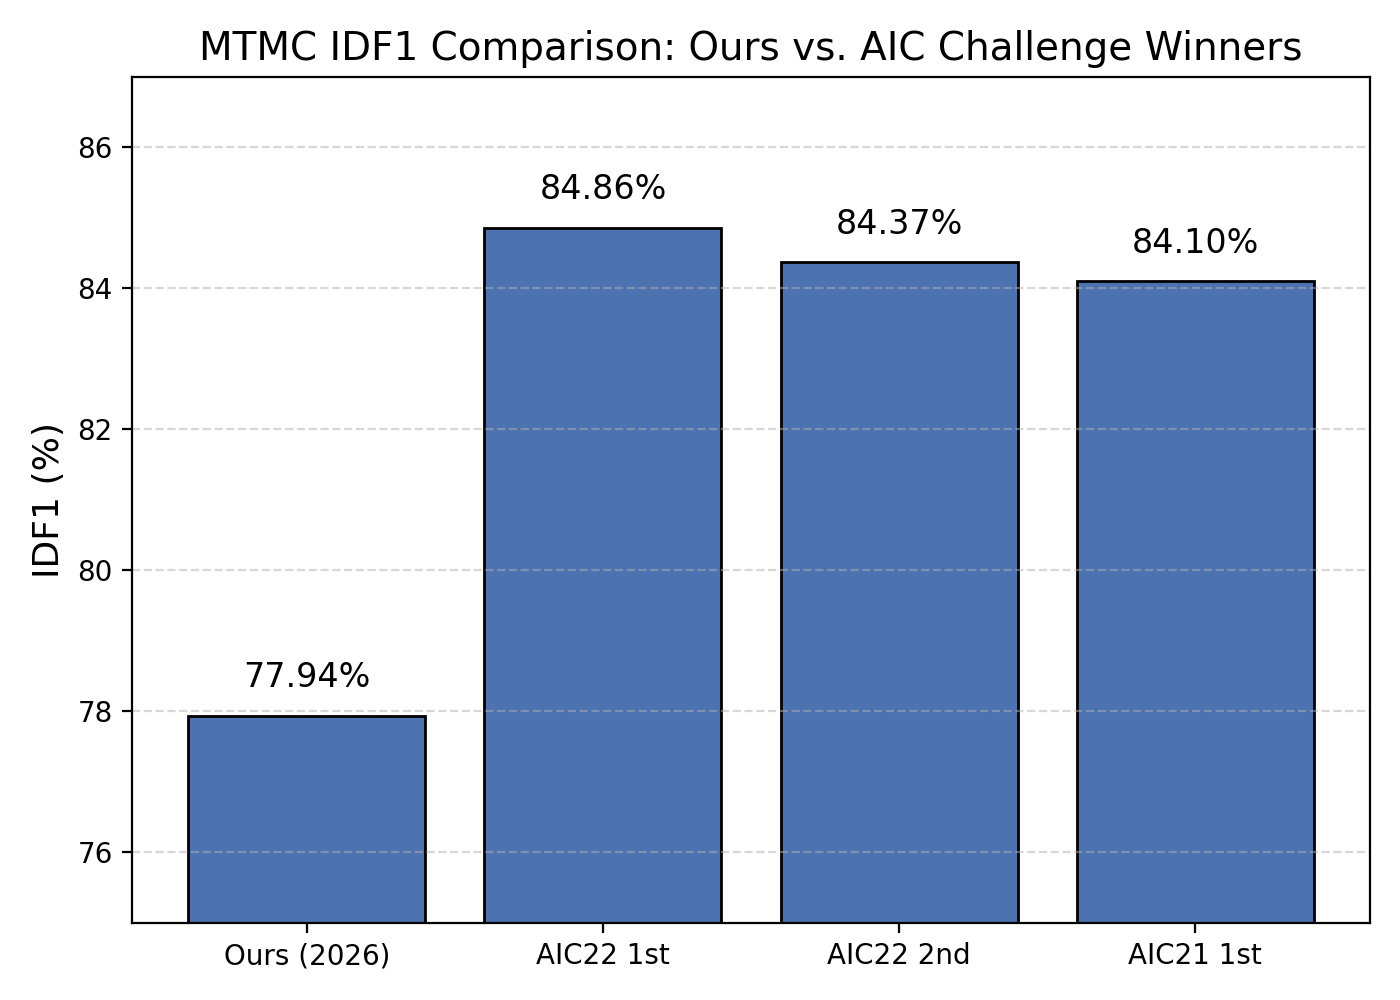

Generate this figure with Python:

import os
import matplotlib.pyplot as plt

# IDF1 values (as percentages)
labels = [
    'Ours (2026)',
    'AIC22 1st',
    'AIC22 2nd',
    'AIC21 1st'
]
values = [
    77.936,   # Ours (0.77936 * 100)
    84.86,    # AIC22 1st (0.8486 * 100)
    84.37,    # AIC22 2nd
    84.10     # AIC21 1st
]


# Use a single blue color for all bars
blue = '#4C72B0'
plt.figure(figsize=(7, 5))
bars = plt.bar(labels, values, color=blue, edgecolor='black')

# Annotate values on top of bars
for bar, value in zip(bars, values):
    plt.text(bar.get_x() + bar.get_width() / 2, bar.get_height() + 0.3,
             f'{value:.2f}%', ha='center', va='bottom', fontsize=12)

plt.ylabel('IDF1 (%)', fontsize=13)
plt.title('MTMC IDF1 Comparison: Ours vs. AIC Challenge Winners', fontsize=14)
plt.ylim(75, 87)
plt.grid(axis='y', linestyle='--', alpha=0.5)
plt.tight_layout()
# Save image in the same directory as the script
script_dir = os.path.dirname(os.path.abspath(__file__))
save_path = os.path.join(script_dir, "mtmc_idf1_barchart.png")
plt.savefig(save_path, dpi=200)
plt.show()
